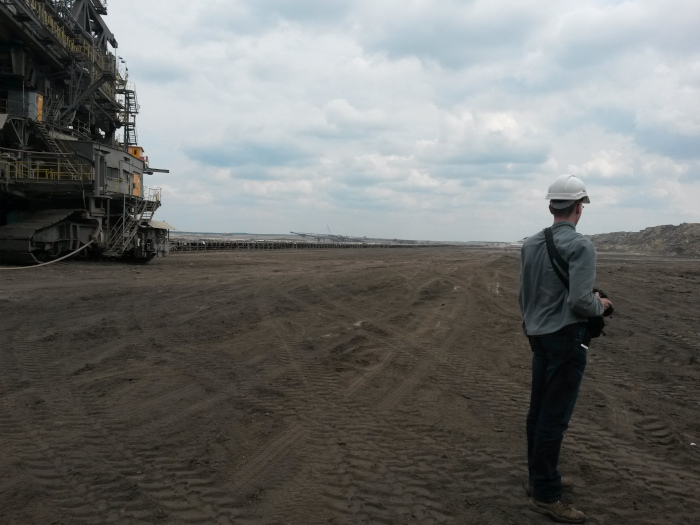
#> input picture seam_carving/20150521_115436.jpg, 700 x 525 px, found by its file name
$ python seam_carving.py   (older library calls are emulated)
#> lines starting #> are read from the running program, lines starting #| are printed output that depends on the picture
# Author Nils von Norsinski

import matplotlib.pyplot as plt
import imageio
import numpy as np
import scipy.misc
import sys
from pathlib import Path


class Seam_carving:
    """
    This class implements seam carving, described by Shai Adivan et al. 2007.
    It calculates an energy matrix to find path of lowest importance and delete those pixels using dynamic programming.

    Parameters
    ----------
    image_path: str
        Path to image

    Attributes
    ----------
    __image : ndarray
        image read from given path
    energyPic : ndarray
        energy matrix
    cutImage : ndarray
        cuttet image
    seamImage : ndarray
        Image to plot the seam image

    Methods
    -------
    plot()
        plot given image and original.
    deleteNSeams()
        delete given number of seams. Works only colum wise.
    calcDiff()
        calculate energy matrix
    searchSeam()
        searches seam to delete

    """

    def __init__(self, image_path):
        """
        Parameters
        ----------
        image_path : str
            Path to image
        """
        self.__image = imageio.imread(image_path)
        # could be private but was set to public to use class own plot method to show the image
        self.energyPic = self.__calcDiff(self.__image)
        self.cutImage = self.__searchSeam(self.__image, self.energyPic)

        # This variable will hold the seam image to plot it
        self.seamImage = np.zeros(self.__image.shape)

    def plot(self, image):
        """
        Plot a given image in comparison to originall image.

        Parameters
        ----------
        image : numpy.ndarray
            image to plot

        Returns
        -------
        None
        """

        plt.figure('Bilder')
        plt.subplot(221)
        plt.imshow(image, cmap='gray')
        plt.title('beschnitten')

        plt.subplot(222)
        plt.imshow(self.__image)
        plt.title('Normal')

        plt.show()

    def deleteNSeams(self, n):
        """
        Delete n seams from original, write result to disk and call plot.

        Parameters
        ----------
        n : int
            How many seams should be removed?

        Returns
        -------
        None
        """

        for _ in range(1, n-1):
            self.cutImage = self.__searchSeam(self.cutImage, self.energyPic)
        # write result to disk
        picture_path = Path.cwd()
        picture_path = picture_path.parent
        picture_path = picture_path / 'images/output/out.jpg'

        scipy.misc.imsave(picture_path, self.cutImage)
        self.plot(self.cutImage)

    def __calcDiff(self, image):
        """
        Calculate energy matrix for given image

        Parameters
        ----------
        image : ndarray
            image from which the energy matrix will be calculated.

        Returns
        -------
        ndarray
            Returns energy matrix

        """
        image_shape = image.shape
#> image_shape = (525, 700, 3)

        # calculate difference along x axis
        diffx = np.diff(image, axis=1)
#> image is the input picture: shape (525, 700, 3); mean R, G, B 108.9, 109.9, 107.8
        # convert to larger datatype because of coming addition and squaring of entrys
        diffx = diffx.astype(np.uint32)
        diffx = diffx ** 2
        diffx = np.sum(diffx, axis=2)
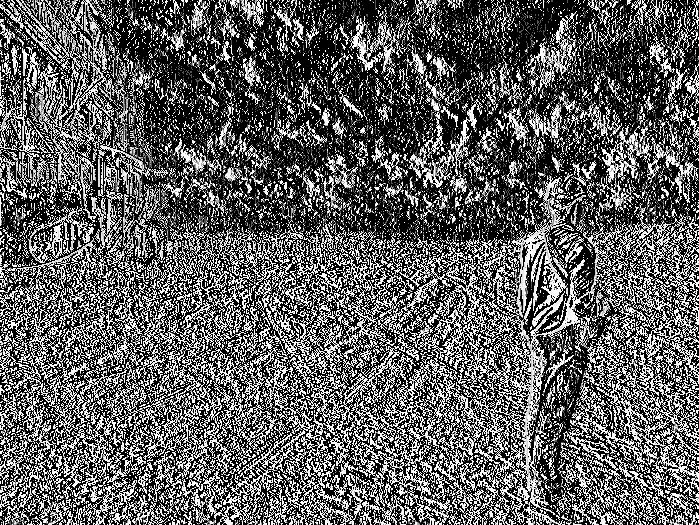
#> diffx: shape (525, 699) uint64; min 0, max 195075, mean 72445.2; drawn with min black and max white
        # sum for rgb

        # padding -> add colum for border handling
        difxr = image[:, image_shape[1] - 1] - image[:, 0]
#> difxr = 525 rows, first 8: [168, 167, 171], [198, 197, 201], [196, 195, 199], [198, 197, 201], [173, 175, 178], [164, 165, 173], [162, 163, 173], [159, 160, 172]
        difxr = difxr.astype(np.uint32)
        difxr = np.sum(difxr, axis=1)
#> difxr = 525 values, max 763 at index 373, min 0 at index 324, mean 441.5
        difxr = difxr ** 2
#> difxr = 525 values, max 582169 at index 373, min 0 at index 324, mean 263274.8

        # reshape to change vector to matrix -> array([...]) to array([[...]])
        difxr = np.reshape(difxr, (1, image_shape[0]))
        energyX = np.concatenate((diffx, difxr.T), axis=1)


        # same thing for y-direction
        diffy = np.diff(image, axis=0)
        diffy = diffy.astype(np.uint32)
        diffy = np.sum(diffy, axis=2)
#> diffy: shape (524, 700) uint64
        diffy = diffy ** 2
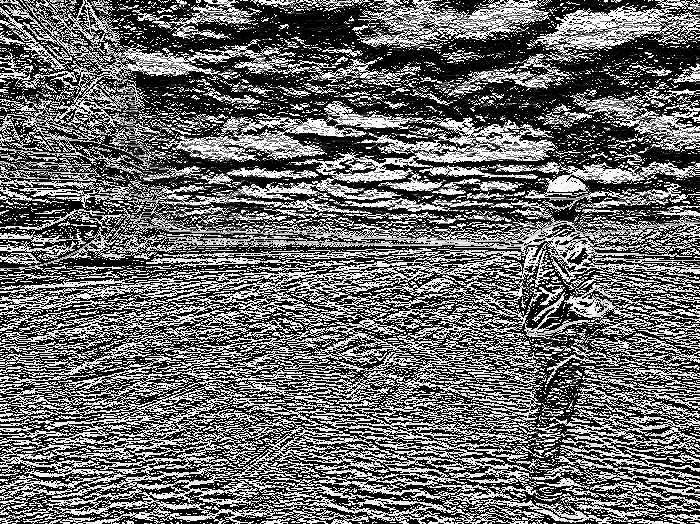
#> diffy: shape (524, 700) uint64; min 0, max 585225, mean 242397.3; drawn with min black and max white

        difyr = image[image_shape[0] - 1, :] - image[0, :]
#> difyr = 700 rows, first 8: [254, 243, 234], [196, 185, 176], [209, 198, 191], [211, 202, 197], [1, 248, 243], [253, 248, 242], [230, 225, 221], [209, 204, 200]
        difyr = difyr.astype(np.uint32)
        difyr = np.sum(difyr, axis=1)
#> difyr = 700 values, max 748 at index 94, min 14 at index 31, mean 279.2
        difyr = difyr ** 2
#> difyr = 700 values, max 559504 at index 94, min 196 at index 31, mean 94947.7

        difyr = np.reshape(difyr, (1, image_shape[1]))
        energyY = np.concatenate((diffy, difyr), axis=0)

        energy = np.add(energyX, energyY)
        # normalize with maximum differenz 3 - channels, 2 - directions, **2 - eliminate sign  256^2 * 3 * 2 = 393216
        energy = (energy / 393216) * 255

        # convert to picture type
        energy = energy.astype(np.uint8)
        return energy

    def __searchSeam(self, image, energy_pic):
        """
        Search the seam to delete, by caluclating the lowest energy path for each colum and then backtrace from pixel
        with lowest energy.
        Parameters
        ----------
        image :ndarray
            image from which the seam will be removed
        energy_pic : ndarray
            The energy matrix

        Returns
        -------
        ndarray
            Returns the cutet image

        """

        image_shape = image.shape
#> image_shape = (525, 700, 3)
        seamImage = np.zeros((image_shape[0], image_shape[1]), dtype=np.int)

        rows, cols = (image_shape[0], image_shape[1])
#> rows = 525; cols = 700

        # copy first row
        seamImage[:][0] = energy_pic[:][0]
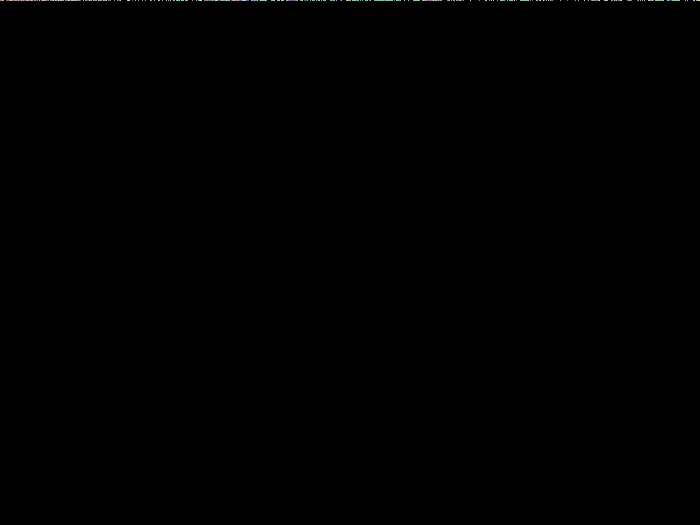
#> seamImage: shape (525, 700) int64; 93 distinct labels, from 0 to 253; one colour per label, 0 black

        lowEnergyPath = []

        # claculate energy for each row
        for i in range(1, rows):
            for j in range(0, cols):
                if j == 0:
                    seamImage[i][j] = energy_pic[i][j] + min(seamImage[i - 1][j], seamImage[i-1][j+1])
                elif j == cols-1:
                    seamImage[i][j] = energy_pic[i][j] + min(seamImage[i - 1][j], seamImage[i - 1][j - 1])
                else:
                    seamImage[i][j] = energy_pic[i][j] + min(seamImage[i - 1][j - 1], seamImage[i - 1][j],
                                                                seamImage[i - 1][j + 1])
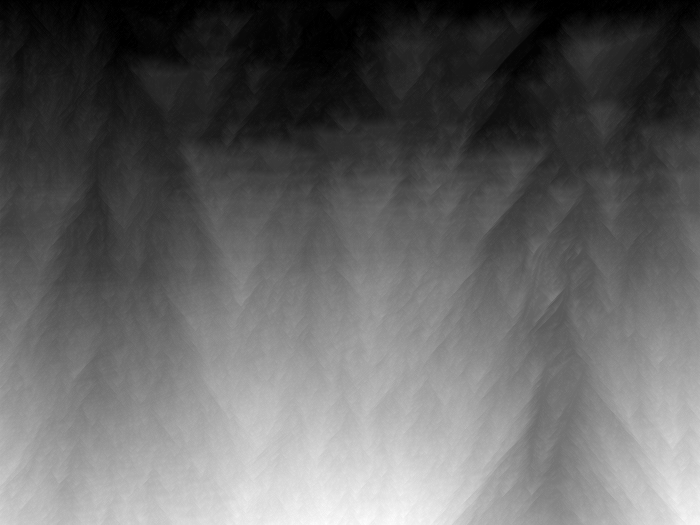
#> seamImage: shape (525, 700) int64; min 0, max 13400, mean 5256.4; drawn with min black and max white

        # coordinate of point of lowest energy
        cordX = np.argmin(seamImage[:][rows-1])
#> cordX = 561
        cordY = rows
#> cordY = 525
        cordMin = cordX, cordY
#> cordMin = (561, 525)

        lowEnergyPath.append(cordMin)

        # coordinates of pixels to delete
        lowPixelCoord = []

        # store seam image in class variable. This is only necessary to plot the seam image
        self.seamImage = seamImage

        # backtrace
        for i in range(rows-1, -1, -1):
            # works like top statement in stack
            j, _ = lowEnergyPath[-1]
            # check borders and which pixel has smallest value
            if j >=1 and j <= cols-2 and seamImage[i][j-1] <= seamImage[i][j] and \
                    seamImage[i][j-1] <= seamImage[i][j+1]:
                newX = j-1
            elif j >=1 and j <= cols-2 and seamImage[i][j] <= seamImage[i][j-1] and \
                    seamImage[i][j] <= seamImage[i][j+1]:
                newX = j
            elif j >=1 and j <= cols-2 and seamImage[i][j+1] <= seamImage[i][j] and\
                    seamImage[i][j+1] <= seamImage[i][j-1]:
                newX = j+1
            # in case of bordering pixels
            elif j < 1:
                if seamImage[i][j] <= seamImage[i][j+1]:
                    newX = j
                else:
                    newX = j+1
            elif j > cols-2:
                if seamImage[i][j] <= seamImage[i][j-1]:
                    newX = j
                else:
                    newX = j-1

            # turn coordinates into index of pixels to delete.
            # image will chanched to an 1 d array
            cordMin = newX, i

            # determine position of pixel to delete in flattened array
            posFlat = (i * cols) + newX
            # faltten to delete
            lowPixelCoord.append(posFlat)

            lowEnergyPath.append(cordMin)
#> this loop made 525 passes
#> (j, newX, cordMin, posFlat) on passes 1 to 12: (561, 561, (561, 524), 367361), (561, 562, (562, 523), 366662), (562, 562, (562, 522), 365962), (562, 561, (561, 521), 365261), (561, 561, (561, 520), 364561), (561, 560, (560, 519), 363860), (560, 561, (561, 518), 363161), (561, 560, (560, 517), 362460), (560, 559, (559, 516), 361759), (559, 560, (560, 515), 361060), (560, 560, (560, 514), 360360), (560, 561, (561, 513), 359661)
#> (j, newX) on passes 61 to 66: (554, 553), (553, 552), (552, 553), (553, 554), (554, 555), (555, 554)
#> after the loop, lowEnergyPath = 526 pairs, first value 546 to 589, second value 0 to 525; lowPixelCoord = 525 values, max 367361 at index 0, min 549 at index 524, mean 183968.6

        # cut image
        splitImage = np.dsplit(image, 3)
#> splitImage = 3 items

        # cut energy matrix
        self.energyPic = np.delete(self.energyPic, lowPixelCoord)
        self.energyPic = np.reshape(self.energyPic, (rows, cols - 1))

        # delete pixels in every rgb channel and recombine these.
        for i in range(0, 3):
            splitImage[i] = np.delete(splitImage[i], lowPixelCoord)
            splitImage[i] = np.reshape(splitImage[i], (rows, cols - 1))

        cutImage = np.dstack((splitImage[0], splitImage[1]))
        cutImage = np.dstack((cutImage, splitImage[2]))

        return cutImage


# ---------------------------------------------------------------------------------
def test():

    image = '20150521_115436.jpg'
    # picture_path = input("Path and name of image: ")

   # image: str = 'Unbenannt.png'
    picture_path = Path.cwd()
    picture_path = picture_path.parent
    picture_path = picture_path / 'images/input' / image


    numberSeams: int = 20

    # numberSeams = int(input("Enter number of Seams to delete: "))


    P = Seam_carving(picture_path)
    P.deleteNSeams(numberSeams)
#> the loop in deleteNSeams, `for _ in range(1, n-1):` made 18 passes
#> cordX in __searchSeam on passes 1 to 12: 57, 550, 539, 153, 107, 564, 47, 10, 541, 209, 114, 35
#> pass 1, in __searchSeam (call 2), `self.energyPic = np.reshape(self.energyPic, (rows, cols - 1))`:
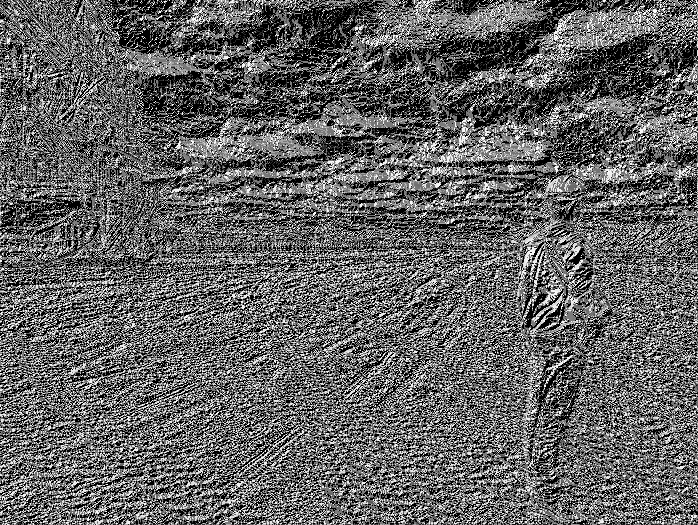
#> self.energyPic: shape (525, 698); min 0, max 255, mean 98.9
    P.plot(P.energyPic)
    P.plot(P.seamImage)
#> in plot (call 3), `plt.show()`:
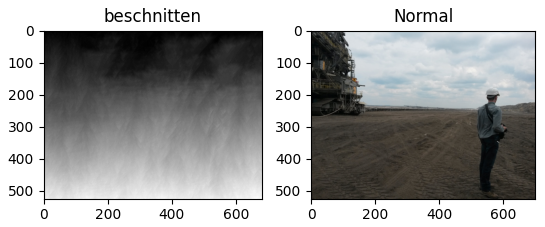
#> figure drawn by matplotlib, 2 panels
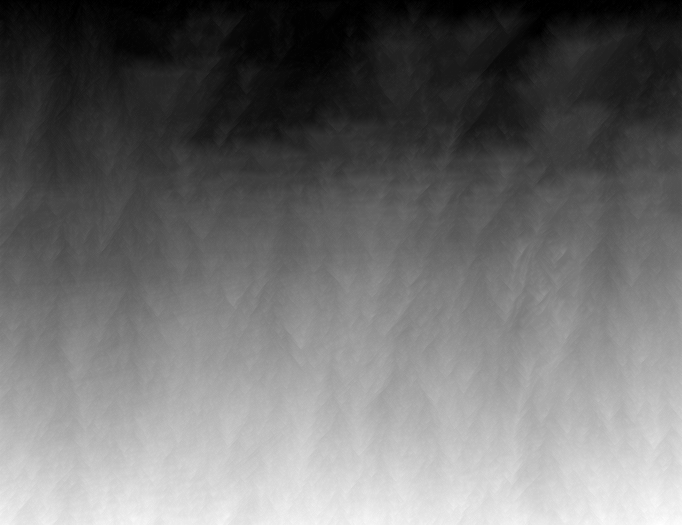
#> P.seamImage: shape (525, 682) int64; min 0, max 14678, mean 6406.6; drawn with min black and max white
    #P.plot(P.cutImage)

# ---------------------------------------------------------------------

if __name__ == '__main__': test()

#----------------------------------------------------------------------
